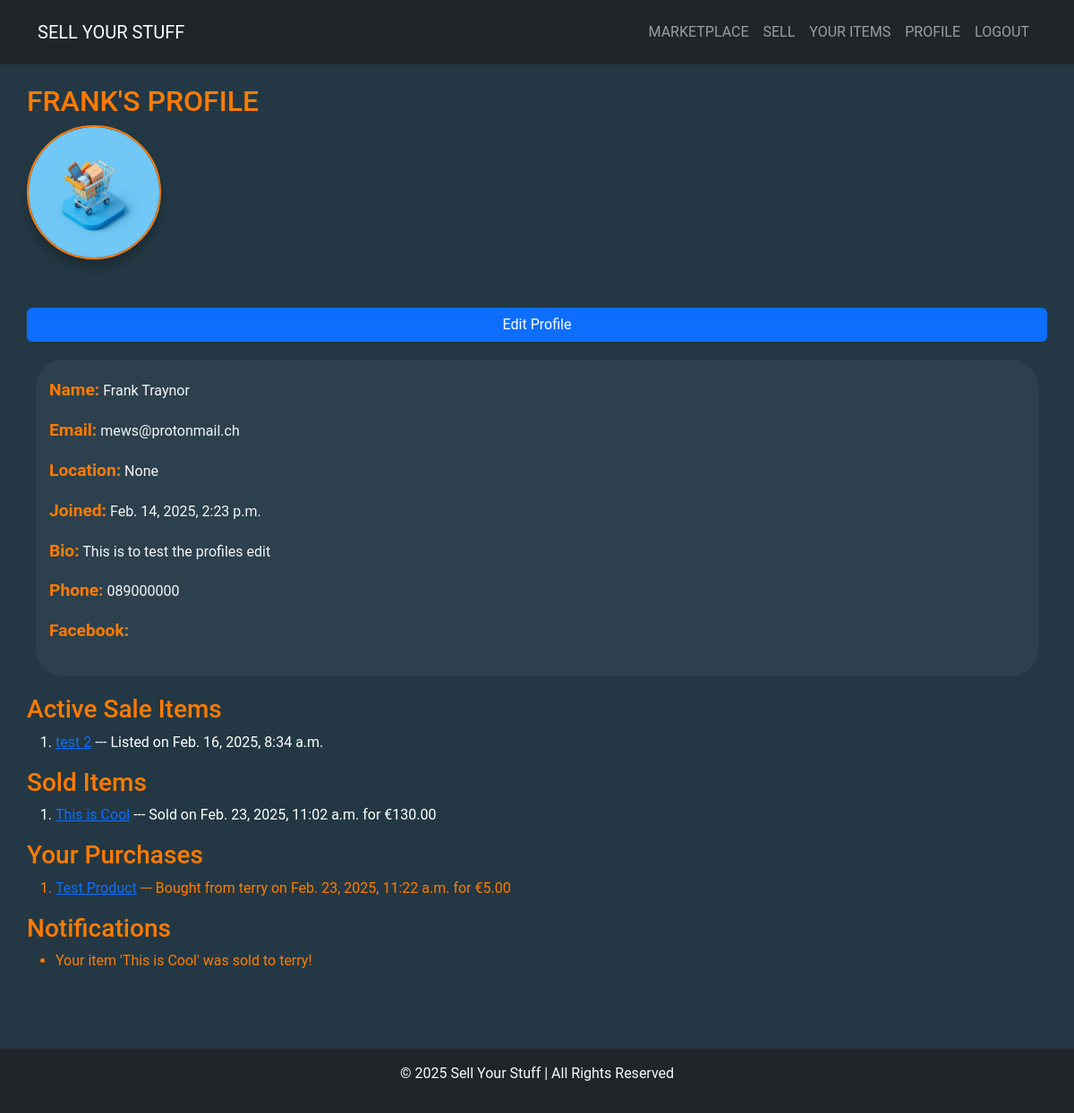
The page /profiles/profile/ (signed in) on the database as committed earlier.
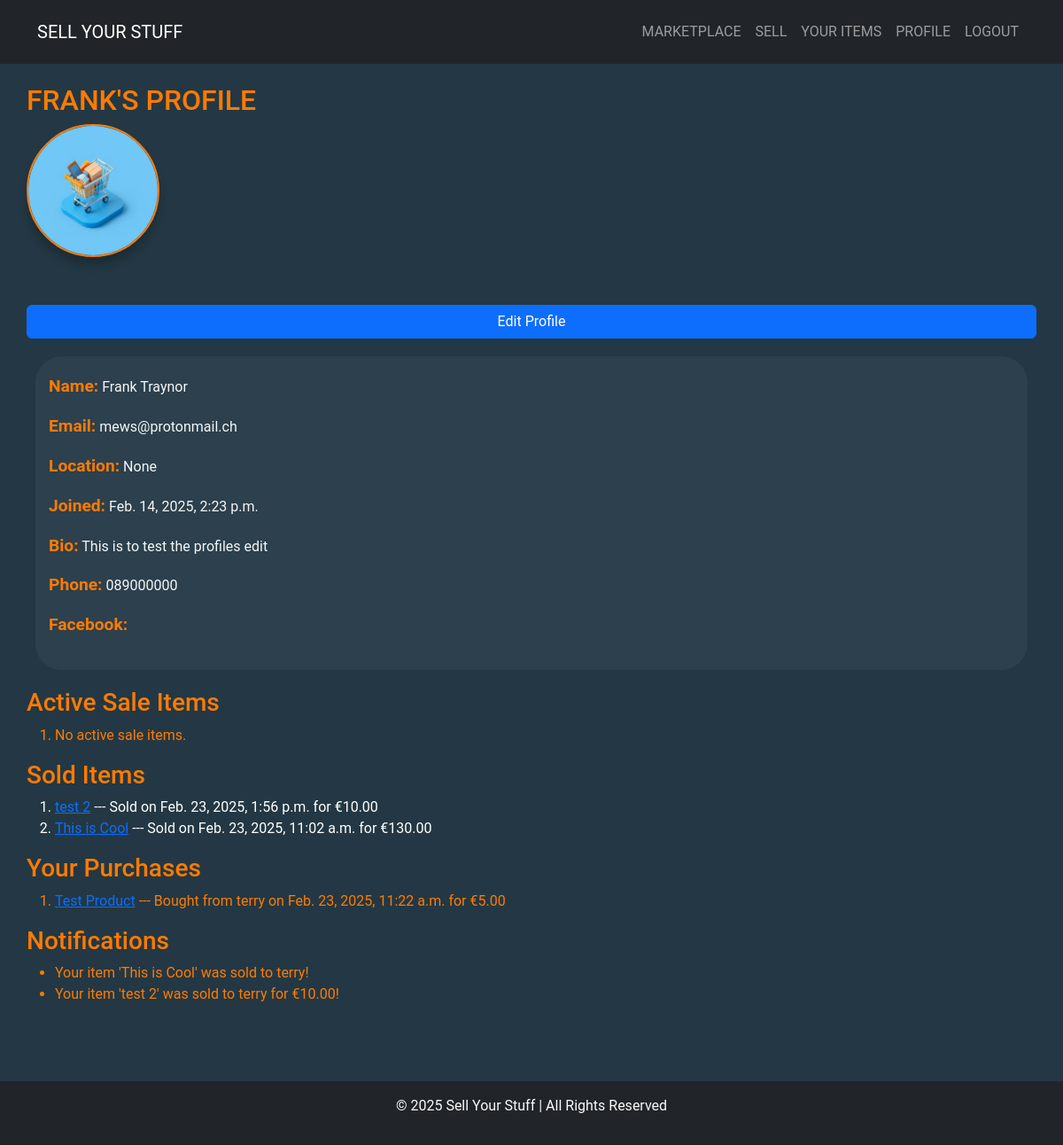
The same page on the database as committed later.
### sales/models.py (models this page shows, shortened)
class Sale(models.Model):
    STATUS_CHOICES = [
        ("available", "Available"),
        ("sold", "Sold"),
    ]
    user = models.ForeignKey(User, on_delete=models.CASCADE)  # Seller
    title = models.CharField(max_length=200)
    description = models.TextField()
    price = models.DecimalField(max_digits=10, decimal_places=2)
    image = models.ImageField(
        upload_to="product_images/", blank=True, null=True
    )  # main image of the product
    image_1 = models.ImageField(upload_to="product_images/", blank=True, null=True)
    image_2 = models.ImageField(upload_to="product_images/", blank=True, null=True)
    image_3 = models.ImageField(upload_to="product_images/", blank=True, null=True)
    video = models.FileField(
        upload_to="product_videos/", blank=True, null=True
    )  # Video upload field
    status = models.CharField(
        max_length=10, choices=STATUS_CHOICES, default="available"
    )
    created_at = models.DateTimeField(auto_now_add=True)

### profiles/models.py (models this page shows, shortened)
class Purchase(models.Model):
    buyer = models.ForeignKey(User, on_delete=models.CASCADE, related_name="purchases")
    sale = models.ForeignKey(Sale, on_delete=models.CASCADE)
    purchased_at = models.DateTimeField(auto_now_add=True)

class Notification(models.Model):
    user = models.ForeignKey(
        User, on_delete=models.CASCADE, related_name="notifications"
    )
    message = models.TextField()
    is_read = models.BooleanField(default=False)
    created_at = models.DateTimeField(auto_now_add=True)

### profiles/views.py (the view)
# urls.py: path("profile/", profile_view, name="profile"),
@login_required
def profile_view(request):
    profile = request.user.profile
    active_sales = Sale.objects.filter(user=request.user, status="available")
    sold_sales = Purchase.objects.filter(sale__user=request.user).select_related(
        "sale", "buyer"
    )
    purchases = Purchase.objects.filter(buyer=request.user).select_related("sale__user")
    notifications = Notification.objects.filter(user=request.user, is_read=False)
    if notifications.exists():
        notifications.update(is_read=True)
    all_notifications = Notification.objects.filter(user=request.user)
    return render(
        request,
        "profiles/profile.html",
        {
            "profile": profile,
            "active_sales": active_sales,  # Renamed from sales
            "sold_sales": sold_sales,  # Now includes purchase details
            "purchases": purchases,
            "notifications": notifications,
            "all_notifications": all_notifications,
        },
    )

### sell_ur_stuff_site/context_processors.py (called while the page is built)
def unread_notifications(request):
    if request.user.is_authenticated:
        unread_count = Notification.objects.filter(
            user=request.user, is_read=False
        ).count()
    else:
        unread_count = 0
    return {"unread_notifications": unread_count}

### profiles/templates/profiles/profile.html (shortened to what this page needs)
{% extends "base.html" %}
{% load static %}
{% block content %}
    <h2 class="profile-header">{{ user.username }}'s Profile</h2>
    {% if profile.profile_picture %}
        <img src="{{ profile.profile_picture.url }}"
             alt="Profile Picture"
             class="profile-picture"
             height=""
             width="">
    {% else %}
        <img src="/media/profile_pics/default.jpg"
             alt="Default Profile Picture"
             class="default-profile-picture"
             height=""
             width="">
    {% endif %}
    <br>
    {% if user == request.user %}
        <a href="{% url 'profile_edit' %}" class="btn btn-primary">Edit Profile</a>
    {% endif %}
    <div class="user_info">
        <p>
            <strong>Name:</strong> {{ user.first_name }} {{ user.last_name }}
        </p>
        <p>
            <strong>Email:</strong> {{ user.email }}
        </p>
        <p>
            <strong>Location:</strong> {{ profile.location }}
        </p>
        <p>
            <strong>Joined:</strong> {{ user.date_joined }}
        </p>
        <p>
            <strong>Bio:</strong> {{ profile.bio }}
        </p>
        <p>
            <strong>Phone:</strong> {{ profile.phone_number }}
        </p>
        <p>
            <strong>Facebook:</strong> {{ profile.facebook }}
        </p>
    </div>
    <h3>Active Sale Items</h3>
    <ol>
        {% for sale in active_sales %}
            <li class="text-white">
                <a href="{% url 'sale_detail' sale.id %}">{{ sale.title }}</a> --- Listed on {{ sale.created_at }}
            </li>
        {% empty %}
            <li>No active sale items.</li>
        {% endfor %}
    </ol>
    <h3>Sold Items</h3>
    <ol>
        {% for purchase in sold_sales %}
            <li class="text-white">
                <a href="{% url 'sale_detail' purchase.sale.id %}">{{ purchase.sale.title }}</a> --- Sold on {{ purchase.purchased_at }} for €{{ purchase.sale.price }}
            </li>
        {% empty %}
            <li>No items sold yet.</li>
        {% endfor %}
    </ol>
    <h3>Your Purchases</h3>
    <ol>
        {% for purchase in purchases %}
            <li>
                <a href="{% url 'sale_detail' purchase.sale.id %}">{{ purchase.sale.title }}</a> --- Bought from {{ purchase.sale.user.username }} on {{ purchase.purchased_at }} for €{{ purchase.sale.price }}
            </li>
        {% empty %}
            <li>No purchases yet.</li>
        {% endfor %}
    </ol>
    <h3>Notifications</h3>
<ul>
    {% for notification in all_notifications %}
        <li>
            {{ notification.message }}
        </li>
    {% empty %}
        <li>No notifications yet.</li>
    {% endfor %}
</ul>
{% endblock content %}

Rows that differ between the two databases and show on the page:
no longer on this page (row edited): Sale: title "test 2", created_at "Feb. 16, 2025, 8:34 a.m."
added Purchase: sale "test 2", purchased_at "Feb. 23, 2025, 1:56 p.m.", sale.price "10.00", shown under "Sold Items"
added Notification: message "Your item 'test 2' was sold to terry for €10.00!"
Other text that changed with them:
text now shown: "No active sale items."
